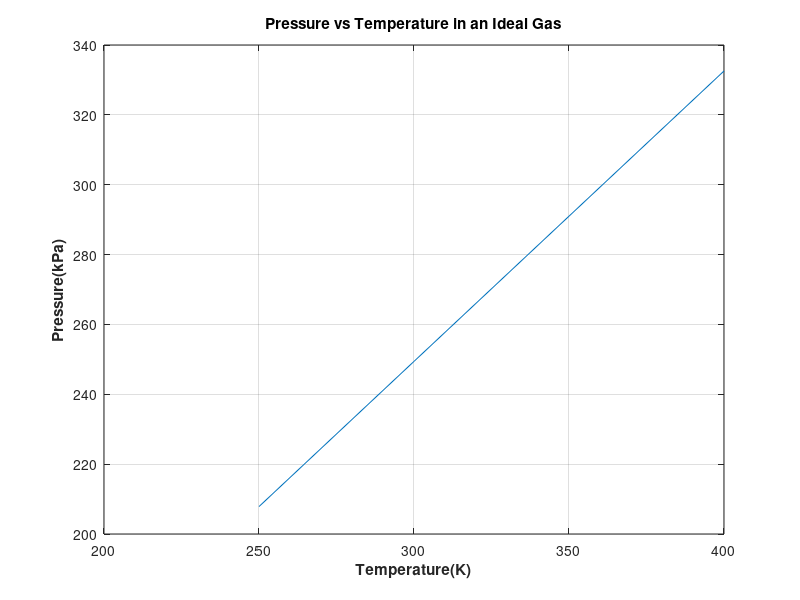

Source code (MATLAB):
x=250:50:400
y=8.314*x/10
plot(x,y);
title('\bfPressure vs Temperature in an Ideal Gas');
xlabel('\bfTemperature(K)');
ylabel('\bfPressure(kPa)');
grid on;
hold on;